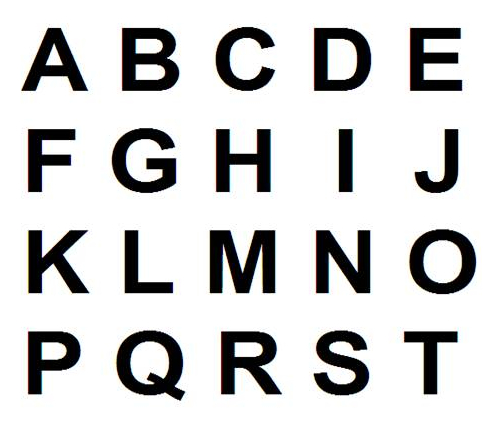
#> input picture 3.jpg, 498 x 432 px
$ python a.py   (Python 2 division)
#> lines starting #> are read from the running program, lines starting #| are printed output that depends on the picture
from PIL import Image
img = Image.open(raw_input())
#> the answer given: 3.jpg
#> img is the input picture: PIL image 498x432 RGB; mean R, G, B 209.5, 209.5, 209.5
size = img.getbbox()
#> size = (0, 0, 498, 432)
buf = Image.new("RGB",(size[2],size[3]),"white")
#> buf: PIL image 498x432 RGB; every value is 255
for x in range(0,size[2]):
	for y in range(0,size[3]):
		p = img.getpixel((x,y))
		if(p[0]+p[1]+p[2]<100):
			buf.putpixel((x,y),(0,0,99))
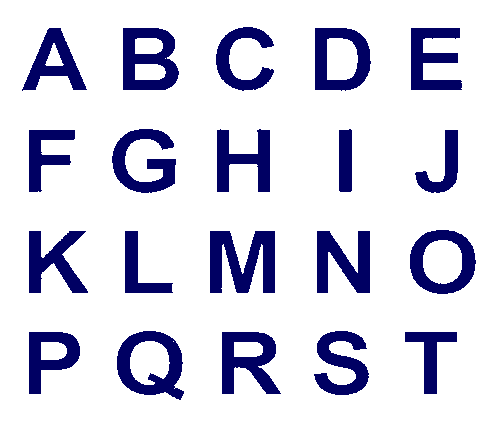
#> buf: PIL image 498x432 RGB; mean R, G, B 213.4, 213.4, 229.6
#enhance the image now
del img
def enhance(im):
	dim = im.getbbox()
	temp = Image.new("RGB",(dim[2]*2,dim[3]*2),"white")
	for x in range(0,dim[2]):
		for y in range(0,dim[3]):
			a = im.getpixel((x,y))
			temp.putpixel((2*x,2*y),a)
			temp.putpixel(((2*x)+1,2*y),a)
			temp.putpixel((2*x,(2*y)+1),a)
			temp.putpixel(((2*x)+1,(2*y)+1),a)
	return temp
def trim(im):
	dim = im.getbbox()
	coord = [0,0,0,0] #denoting left-x right-x up-y down-y respectively
	left_start = False
	top_start = False
	detected_black = False
	for y in range(0,dim[3]):
		for x in range(0,dim[2]):
			l = im.getpixel((x,y))
			if(l[0]+l[1]+l[2]<100 and not(detected_black)):
				#detected black for the first time i guess ;p
				detected_black = True
				coord[2] = y
				# im.putpixel((x,y),(255,0,0))
	detected_black = False
	for y in range(0,dim[3]):
		# detected_black = False
		in_y = dim[3] - y -1
		for x in range(0,dim[2]):
			l = im.getpixel((x,in_y))
			# if(l[0]+l[1]+l[2]>100):
			# 	im.putpixel((x,in_y),(50,50,50))
			if(l[0]+l[1]+l[2]<100 and not(detected_black)):
				#detected black for the first time i guess ;p
				detected_black = True
				coord[3] = in_y
				# im.putpixel((x,in_y),(0,255,0))
	detected_black = False
	for x in range(0,dim[2]):
		# detected_black = False
		# in_y = dim[3] - y -1
		for y in range(0,dim[3]):
			l = im.getpixel((x,y))
			if(l[0]+l[1]+l[2]<100 and not(detected_black)):
				#detected black for the first time i guess ;p
				detected_black = True
				coord[1] = x
				# im.putpixel((x,y),(0,0,255))
	detected_black = False
	for x in range(0,dim[2]):
		# detected_black = False
		in_x = dim[2] - x -1
		for y in range(0,dim[3]):
			l = im.getpixel((in_x,y))
			if(l[0]+l[1]+l[2]<100 and not(detected_black)):
				#detected black for the first time i guess ;p
				detected_black = True
				coord[0] = in_x
				# im.putpixel((in_x,y),(255,255,0))
	width = coord[0] - coord[1]
	height = coord[3] - coord[2]
	# [7 lines of commented-out code are left out]
	temp = Image.new("RGB",(width,height),"white")
	for x in range(coord[1],coord[0]):
		for y in range(coord[2],coord[3]):
			l = im.getpixel((x,y))
			temp.putpixel((x-coord[1],y-coord[2]),l)
	return temp


buf = enhance(buf)
#> in enhance, `temp = Image.new("RGB",(dim[2]*2,dim[3]*2),"white")`: temp: PIL image 996x864 RGB; every value is 255
#> after the loop in enhance, `for x in range(0,dim[2]):`:
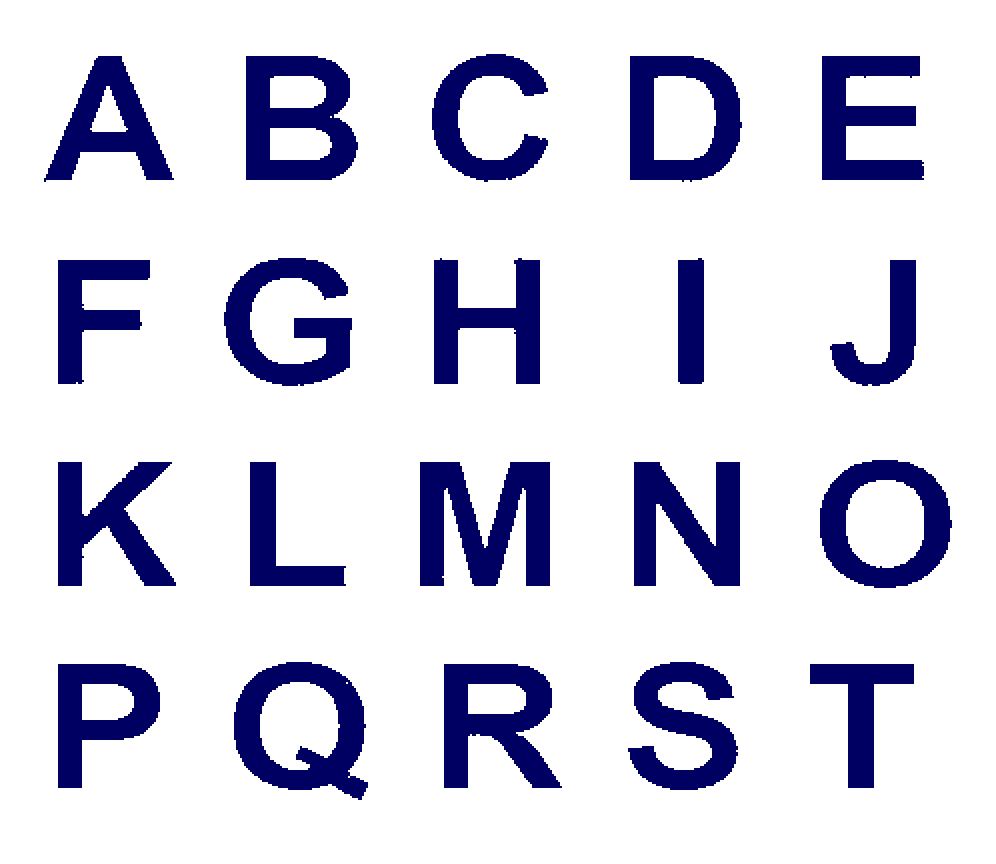
#> temp: PIL image 996x864 RGB; mean R, G, B 213.4, 213.4, 229.6
buf = enhance(buf)
#> in enhance (call 2), `temp = Image.new("RGB",(dim[2]*2,dim[3]*2),"white")`: temp: PIL image 1992x1728 RGB; every value is 255
buf = trim(buf)
#> in trim, `dim = im.getbbox()`: dim = (0, 0, 1992, 1728)
#> after the loop in trim, `for y in range(0,dim[3]):`: coord = [0, 0, 108, 0]; detected_black = True
#> the loop in trim, `for y in range(0,dim[3]):` made 1728 passes
#> in_y on passes 1 to 3: 1727, 1726, 1725
#> after the loop in trim, `for y in range(0,dim[3]):`: coord = [0, 0, 108, 1599]; detected_black = True
#> after the loop in trim, `for x in range(0,dim[2]):`: coord = [0, 88, 108, 1599]; detected_black = True
#> the loop in trim, `for x in range(0,dim[2]):` made 1992 passes
#> in_x on passes 1 to 3: 1991, 1990, 1989
#> after the loop in trim, `for x in range(0,dim[2]):`: coord = [1903, 88, 108, 1599]; detected_black = True
#> in trim, `width = coord[0] - coord[1]`: width = 1815
#> in trim, `height = coord[3] - coord[2]`: height = 1491
#> in trim, `temp = Image.new("RGB",(width,height),"white")`: temp: PIL image 1815x1491 RGB; every value is 255
#> after the loop in trim, `for x in range(coord[1],coord[0]):`:
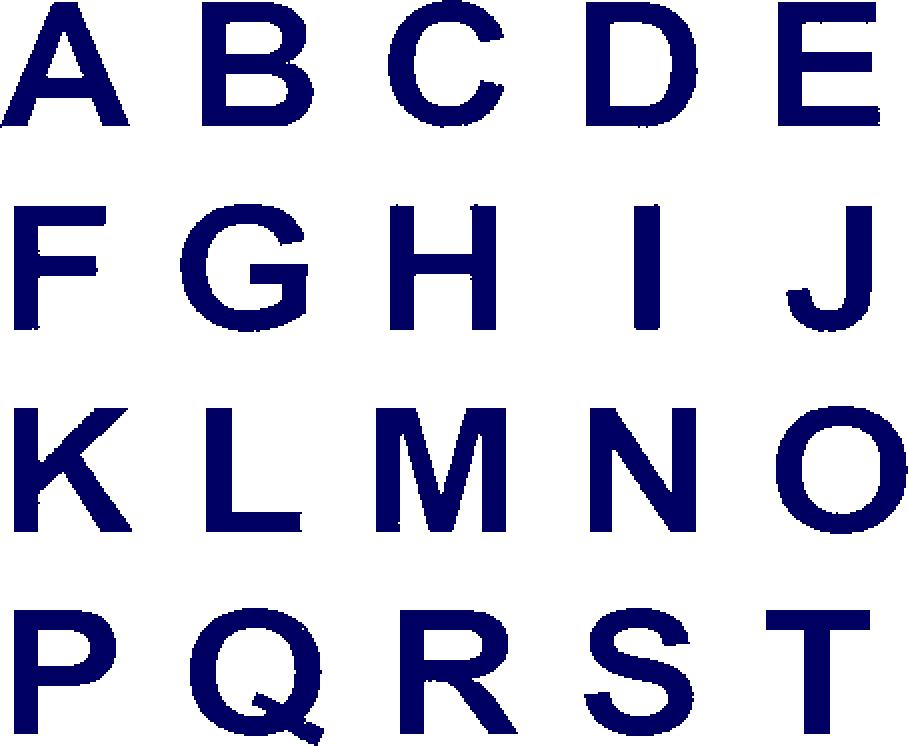
#> temp: PIL image 1815x1491 RGB (shown at 1/2 size); mean R, G, B 202.1, 202.1, 222.6
# buf.show()
#time to detect the character by mapping it onto using bridge method
dim = buf.getbbox()
#> dim = (0, 0, 1815, 1491)
bridge = []
last_val = 0
first = True
for y in range (0,dim[3]):
	node = 0
	for x in range(0,dim[2]):
		#detect bridge over here
		if(x>1 and buf.getpixel((x-1,y)) != buf.getpixel((x,y))):
			node = node + 1
	if(buf.getpixel((0,y)) == (255,255,255)):
		x = "w"+str(node)
		if(not first):
			#compare to last also
			# print x
			if (bridge[len(bridge)-1] != x):
				bridge.append(x)
		else:
			bridge.append(x)
	else:
		x = "B"+str(node)
		if(not first):
			#compare to last also
			# print x
			if (bridge[len(bridge)-1] != x):
				bridge.append(x)
		else:
			#dont compare to last just append
			bridge.append(x)

	first = False
#> after the loop, bridge = 63 items, first 6: 'w2', 'w10', 'w20', 'w16', 'w18', 'w16'
# print bridge
bu = ""
for a in range(0,len(bridge)):
	bu = bu+bridge[a]
#> this loop made 63 passes
#> bu on passes 1 to 12: 'w2', 'w2w10', 'w2w10w20', 'w2w10w20w16', 'w2w10w20w16w18', 'w2w10w20w16w18w16', 'w2w10w20w16w18w16w14', 'w2w10w20w16w18w16w14w16', 'w2w10w20w16w18w16w14w16w14', 'w2w10w20w16w18w16w14w16w14w16', 'w2w10w20w16w18w16w14w16w14w16w14', 'w2w10w20w16w18w16w14w16w14w16w14w16'
recom = []
f = open("char.DAT")
#> (reads char.DAT from the repository)
datax = f.read()
datax = datax.split("\n")
for i in range(0,len(datax)):
	s = datax[i].split(" ")
	if(s[0] == bu):
		recom.append(s[1])
#> after the loop, recom = []
print recom
if (len(recom) == 0):
#> (the run stopped early here; a loop or call above may not have finished)
